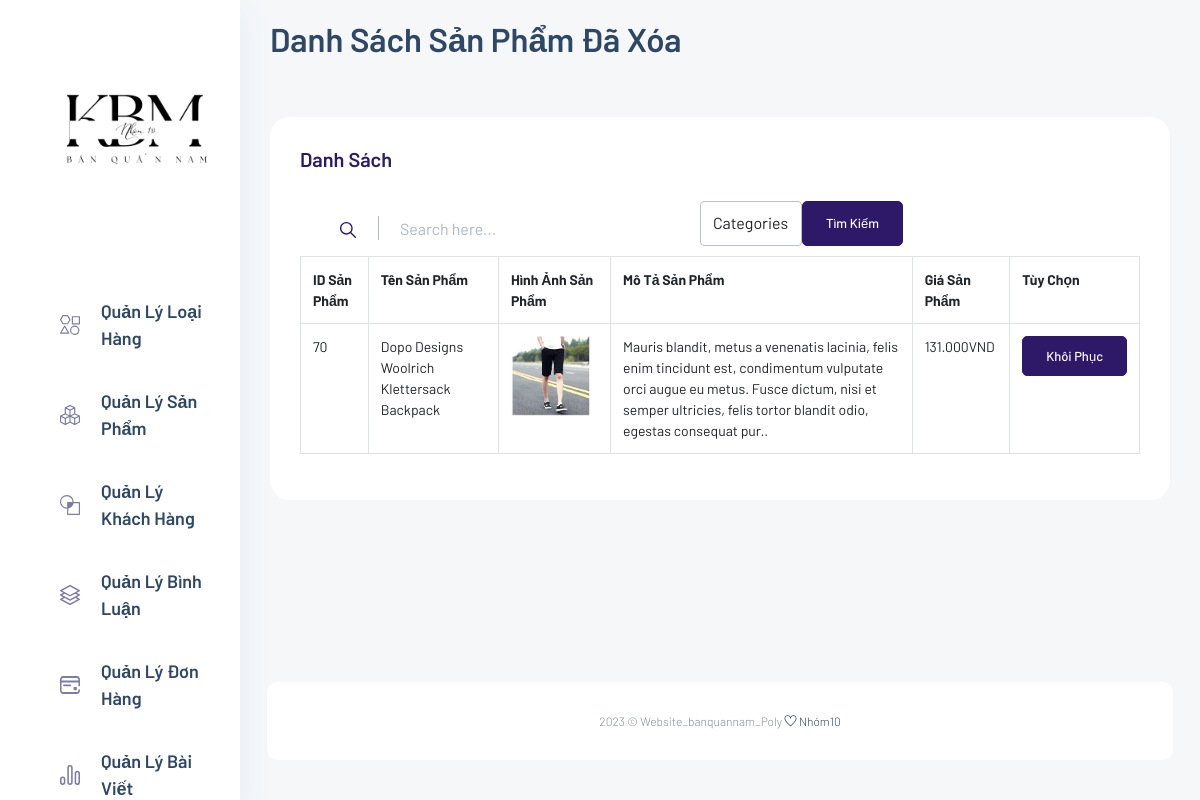
Page /TrangAdmin/admin/index.php?act=khoiphucpham on the committed database.
### tables this page shows
CREATE TABLE `products` (
  `id_product` int(11) NOT NULL,
  `name_product` text NOT NULL,
  `image_product` varchar(200) NOT NULL,
  `price_product` double NOT NULL DEFAULT 0,
  `description` text DEFAULT NULL,
  `id_category` int(11) NOT NULL,
  `role_product` tinyint(4) NOT NULL DEFAULT 0,
  `softdelete` tinyint(1) NOT NULL DEFAULT 0
);

### model/pdo.php (called while the page is built, shortened)
<?php
function pdo_get_connection()
{
    $servername = "localhost";
    $username = "root";
    $password = "";
    try {
        $conn = new PDO("mysql:host=$servername;dbname=db_duanmot", $username, $password);
        $conn->setAttribute(PDO::ATTR_ERRMODE, PDO::ERRMODE_EXCEPTION);
        return $conn;
    } catch (PDOException $e) {
        echo "Connection failed: " . $e->getMessage();
    }
}
function pdo_query($sql)
{
    $sql_args = array_slice(func_get_args(), 1);
    try {
        $conn = pdo_get_connection();
        $stmt = $conn->prepare($sql);
        $stmt->execute($sql_args);
        $rows = $stmt->fetchAll();
        return $rows;
    } catch (PDOException $e) {
        throw $e;
    } finally {
        unset($conn);
    }
}

### model/product.php (called while the page is built, shortened)
<?php
function loadall_products_thungrac($keyword,$id_category)
{
    $sql = "SELECT * FROM products
    LEFT JOIN categories
    ON categories.id_category = products.id_category
    WHERE 1";
    $sql.=" AND categories.softdelete = 0";
    $sql.=" AND products.softdelete = 1";
    $sql.=" ORDER BY products.id_product desc";
    $listproduct = pdo_query($sql);
    return $listproduct;
}
?>

### TrangAdmin/admin/sanpham/thungrac.php (the view, shortened to what this page needs)
<section class="main_content dashboard_part">
    <div class="main_content_iner ">
        <div class="container-fluid p-0">
            <div class="row justify-content-center">
                <div class="col-12">
                    <div class="dashboard_header mb_50">
                        <div class="row">
                            <div class="col-lg-6">
                                <div class="dashboard_header_title">
                                    <h3>Danh Sách Sản Phẩm Đã Xóa</h3>
                                </div>
                            </div>
                        </div>
                    </div>
                </div>
                <div class="col-lg-12">
                    <div class="white_box mb_30">
                        <div class="box_header ">
                            <div class="main-title">
                                <h3 class="mb-0">Danh Sách</h3>
                            </div>
                        </div>
                        <div class="row">
                            <form action="index.php?act=listsp" method="post" style="display: flex;">
                                <div class="serach_field-area">
                                    <div class="search_inner">
                                        <div class="search_field">
                                            <input type="number" name="keyword" placeholder="Search here...">
                                        </div>
                                        <button type="submit"> <img src="../img/icon/icon_search.svg" alt> </button>
                                    </div>
                                </div>
                                <div class="add_button mb_10" style="display: flex;">
                                    <select name="id_category" class="form-control" id="">
                                        <option selected value="0">Categories</option>
                                    </select>
                                    <input type="submit" class="btn_1" name="send" value="Tìm Kiếm">
                                </div>
                            </form>
                        </div>
                        <table class="table table-bordered">
                            <thead>
                                <tr>
                                    <th scope="col">ID Sản Phẩm </th>
                                    <th scope="col">Tên Sản Phẩm</th>
                                    <th scope="col">Hình Ảnh Sản Phẩm</th>
                                    <th scope="col">Mô Tả Sản Phẩm</th>
                                    <th scope="col">Giá Sản Phẩm</th>
                                    <th scope="col">Tùy Chọn</th>
                                </tr>
                            </thead>
                            <tbody>
                                <?php
                                foreach ($listproduct as $product) {
                                    extract($product);
                                    $khoiphucproduct = "index.php?act=khoiphucpham&id_product=" . $id_product;
                                    $image_path = "upload/" . $image_product;
                                    if (is_file($image_path)) {
                                        $image = "<img src='" . $image_path . "' height='80'>";
                                    } else {
                                        $image = "no photo";
                                    } ?>
                                    <tr>
                                        <td><?= $id_product ?></td>
                                        <td><?= $name_product ?></td>
                                        <td><?= $image ?></td>
                                        <td><?= $description ?></td>
                                        <td><?= number_format($price_product, 0, ",", ".") ?>VND</td>
                                        <td>
                                            <div class="add_button mb_10">
                                                <a href="<?= $khoiphucproduct ?>"> <input type="button" class="btn_1" value="Khôi Phục"></a>
                                        </td>
                                    </tr>
                                <?php }
                                ?>
                            </tbody>
                        </table>
                    </div>
                </div>
            </div>
        </div>

### rows in the picture
products: id_product "70", name_product "Dopo Designs Woolrich Klettersack Backpack", image_product (picture), description "Mauris blandit, metus a venenatis lacinia, felis enim tincidunt est, condimentum vulputate orci augue eu metus. Fusce dictum, nisi et semper ultricies, felis tortor blandit odio, egestas consequat pur..", price_product "131.000"
